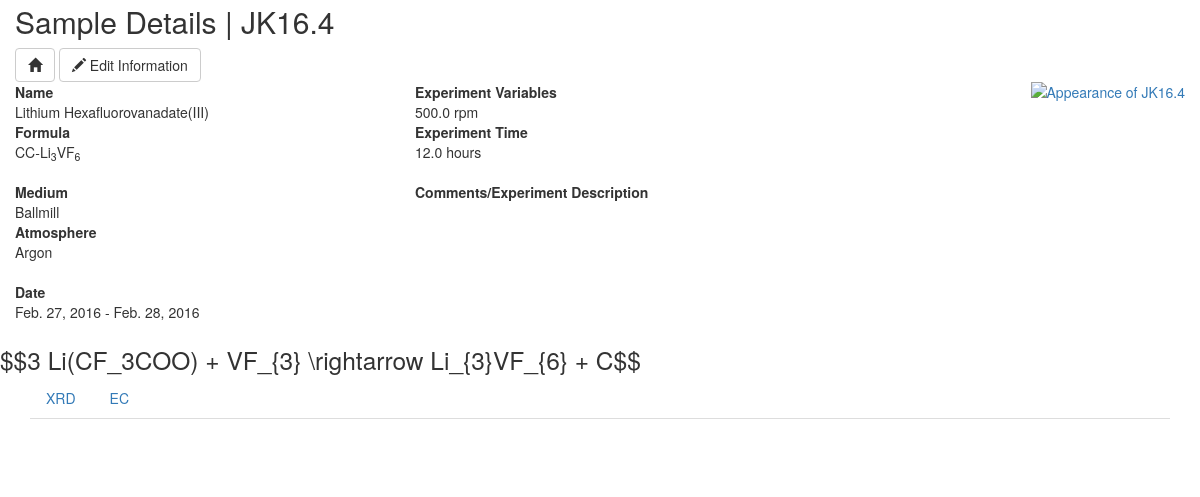
Page /sample/1/ on the committed database.
### pokedex/models.py (models this page shows, shortened)
class Sample(models.Model):
	sample_number = models.CharField(max_length=10, db_index=True)
	name = models.CharField(max_length=200, db_index=True)
	formula = models.CharField(max_length=50, db_index=True, blank=True)
	stripped_formula = models.CharField(max_length=50, db_index=True, blank=True)
	AVAILABLE_MEDIUMS = [
		('Ballmill', 'Ballmill'),
		('Tube: Borosilicate', 'Tube: Borosilicate'),
		('Tube: Quartz', 'Tube: Quartz'),
		('Tube: Alumina', 'Tube: Alumina'),
	]
	AVAILABLE_ATMOSPHERES = [
		('Argon', 'Argon'),
		('5%H2:95%N2', '5%H2:95%N2'),
		('Oxygen', 'Oxygen'),
		('Nitrogen', 'Nitrogen'),
		('Air', 'Air'),
	]
	experiment_medium = models.CharField(max_length=50, choices=AVAILABLE_MEDIUMS)
	experiment_atmosphere = models.CharField(max_length=50, choices=AVAILABLE_ATMOSPHERES)
	experiment_variable = models.FloatField(null=True, blank=True)
	experiment_time = models.FloatField(blank=True, null=True)
	experiment_equation = models.CharField(max_length=200, blank=True)
	variable_units = models.CharField(max_length=5, blank=True)
	file_photo = ImageCropField(blank=True, null=True, upload_to=root_file_storage+'Photo')
	cropping = ImageRatioField('file_photo', '300x300')
	file_XRD = models.FileField(upload_to=root_file_storage+'XRD', null=True, blank=True, validators=[validate_file_extension])
	file_EC = models.FileField(upload_to=root_file_storage+'EC', null=True, blank=True, validators=[validate_file_extension])
	file_TEM = models.FileField(upload_to=root_file_storage+'TEM', null=True, blank=True, validators=[validate_file_extension])
	file_TGA = models.FileField(upload_to=root_file_storage+'TGA', null=True, blank=True, validators=[validate_file_extension])
	file_XAS = models.FileField(upload_to=root_file_storage+'XAS', null=True, blank=True, validators=[validate_file_extension])
	start_date = models.DateField(null=True, default=datetime.date.today)
	end_date = models.DateField(null=True, default=datetime.date.today)
	associated_project = models.ManyToManyField('Project')
	user = models.ForeignKey(User, blank=True, null=True)
	comment = models.TextField(blank=True)
	class Meta:
		ordering = ['sample_number']
	def edit_url(self):
		url = reverse('edit_sample', kwargs={'id': self.id})
		return url
	def edit_photo_url(self):
		url = reverse('edit_sample_photo', kwargs={'id': self.id})
		return url

### pokedex/views.py (the view, shortened to what this page needs)
class SampleDetailView(DetailView):
	template_name = 'sample_detail.html'
	template_object_name = 'sample'
	def get_object(self):
		id = self.kwargs['id']
		sample = Sample.objects.get(id=id)
		return sample
	def get_context_data(self, *args, **kwargs):
		sample = self.get_object()
		context = super().get_context_data(*args, **kwargs)
		return context

### pokedex/templatetags/custom_filters.py (called while the page is built)
@register.filter(name='formula_markup')
def formula_markup(formula):
    def insert_subscript(string, index):
        return string[:index] + '<sub>' + string[index:index+2] + '</sub>' + string[index+2:]
    def insert_superscript(string, index):
        return string[:index] + '<sup>' + string[index:index+2] + '</sup>' + string[index+2:]
    formula = escape(formula)
    x = 0
    while x in range (0, len(formula)):
        if formula[x] in ('_'):
            formula = insert_subscript(formula, x)
            x += 5
        if formula[x] in ('^'):
            formula = insert_superscript(formula, x)
            x += 5
        x += 1
    formula = formula.replace("_","").replace("^", "")
    return mark_safe(formula)

@register.filter(name='latex_surr')
def latex_surr(equation):
	equation = '$$' + equation + '$$'
	return mark_safe(equation)

### pokedex/templates/sample_detail.html (shortened to what this page needs)
{% extends 'base.html' %}
{% load staticfiles %}
{% load custom_filters %}
{% load cropping %}
{% block content %}
<div class="row">
  <div class="col-sm-6">
    <h2>Sample Details | {{ sample.sample_number }}</h2>
	<a href="{% url 'home' %}" class="btn btn-default">
	<span class="glyphicon glyphicon-home"></span></a>
	<a href="{{ sample.edit_url }}"
	 title="Edit sample {{ sample.sample_number }}"
	 class="btn btn-default">
	<span class="glyphicon glyphicon-pencil"></span>
	Edit Information
      </a>
  </div>
</div>
<div class="row">
	<div class="col-sm-4">
		<dl>
			<dt>Name</dt>
			<dd>{{ sample.name }}</dd>
			<dt>Formula</dt>
			<dd>{{ sample.formula|formula_markup }}</dd>
		</dl>
		<dl>
			<dt>Medium</dt>
			<dd>{{ sample.experiment_medium }}</dd>
			<dt>Atmosphere</dt>
			<dd>{{ sample.experiment_atmosphere }}</dd>
		</dl>
		<dl>
			<dt>Date</dt>
			{% if sample.end_date == sample.start_date %}
			<dd>{{ sample.end_date }}
			{% else %}
			<dd>{{ sample.start_date }} - {{ sample.end_date }}</dd>
			{% endif %}
		</dl>
	</div>
	<div class="col-sm-3">
		<dl>
			<dt>Experiment Variables</dt>
			<dd>{{ sample.experiment_variable }}{{ sample.variable_units|formula_markup }}</dd>
			<dt>Experiment Time</dt>
			<dd>{{ sample.experiment_time }} hours</dd>
		</dl>
		<dl>
			<dt>Comments/Experiment Description</dt>
		</dl>
	</div>
	<div class="col-sm-5">
		<a href="{{ sample.edit_photo_url }}">
		{% if sample.cropping %}
			<img src="{% cropped_thumbnail sample "cropping" scale=1 %}" title="Appearance of {{ sample.sample_number }}" class="sample-appearance" />
		{% elif sample.file_photo %}
			<img src="{{ sample.file_photo.url }}" title="Appearance of {{ sample.sample_number }}" class="sample-appearance" />
		{% else %}
			<img src="{% static 'Upload.svg' %}" title="Click here to upload an image of the sample" class="sample-appearance hover-fade" />
		{% endif %}
		</a>
	</div>
</div>
<div class="row">
	<div class="latex">{{ sample.experiment_equation|latex_surr }}</div>
</div>
<div class="row">
	<div class="container">
		<ul class="nav nav-tabs">
			{% if sample.file_XRD %}<li><a data-toggle="tab" href="#XRD">XRD</a></li>{% endif %}
			{% if sample.file_EC %}<li><a data-toggle="tab" href="#EC">EC</a></li>{% endif %}
		</ul>
	</div>
</div>
{% endblock %}

### pokedex/static/main.css (style rules this page uses)
.main-content h2 { margin-top: 0px; }
img.sample-appearance { max-height: 250px; float: right; display: inline-block; right: 0px; top: 0px; }
div.latex { font-size: 175% }

### rows in the picture
Sample: sample_number "JK16.4", name "Lithium Hexafluorovanadate(III)", formula|formula_markup "CC-Li 3 VF 6", experiment_medium "Ballmill", experiment_atmosphere "Argon", start_date "Feb. 27, 2016", end_date "Feb. 28, 2016", experiment_variable "500.0", variable_units|formula_markup "rpm", experiment_time "12.0", experiment_equation|latex_surr "$$3 Li(CF_3COO) + VF_{3} \\rightarrow Li_{3}VF_{6} + C$$"
